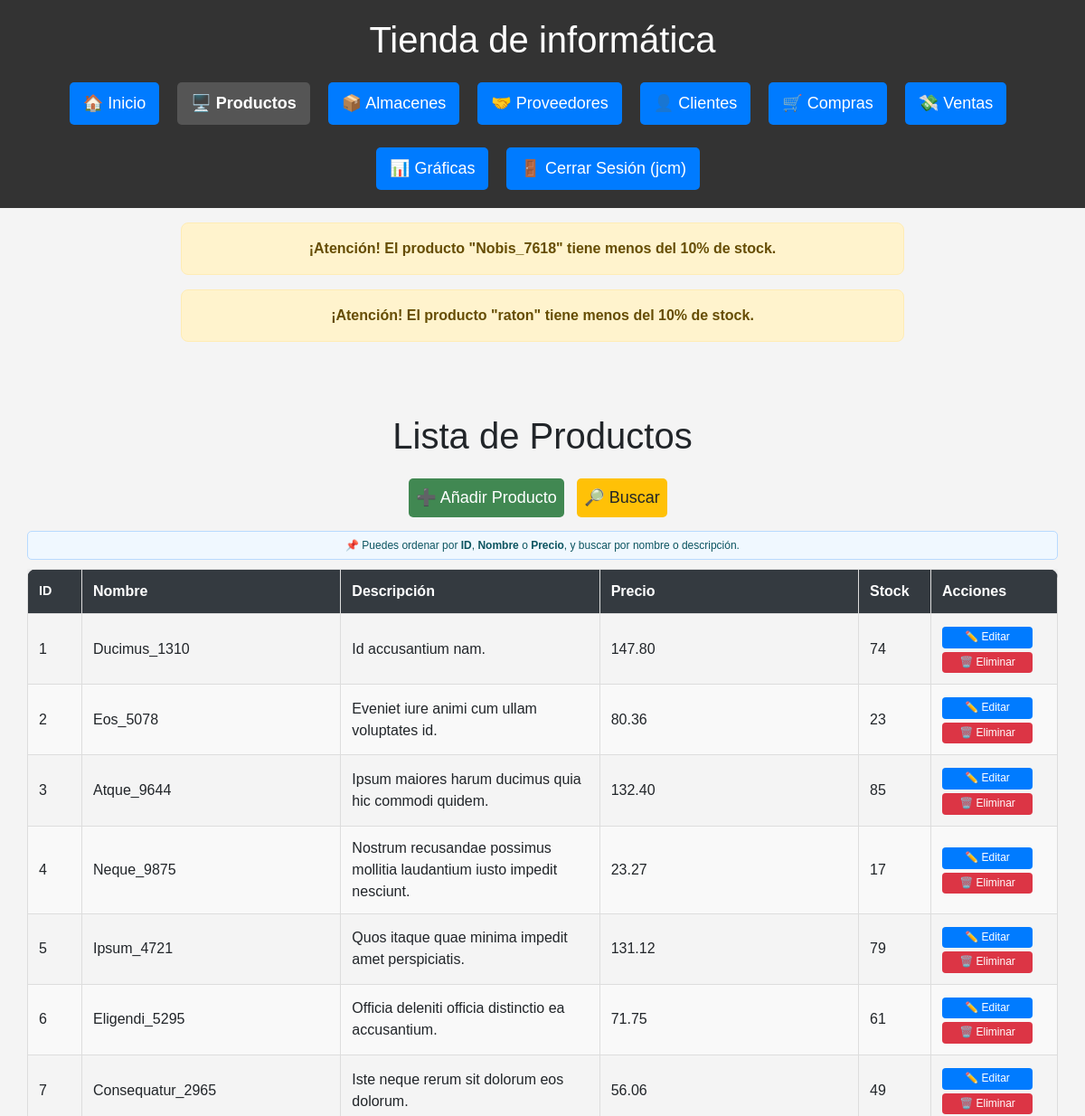
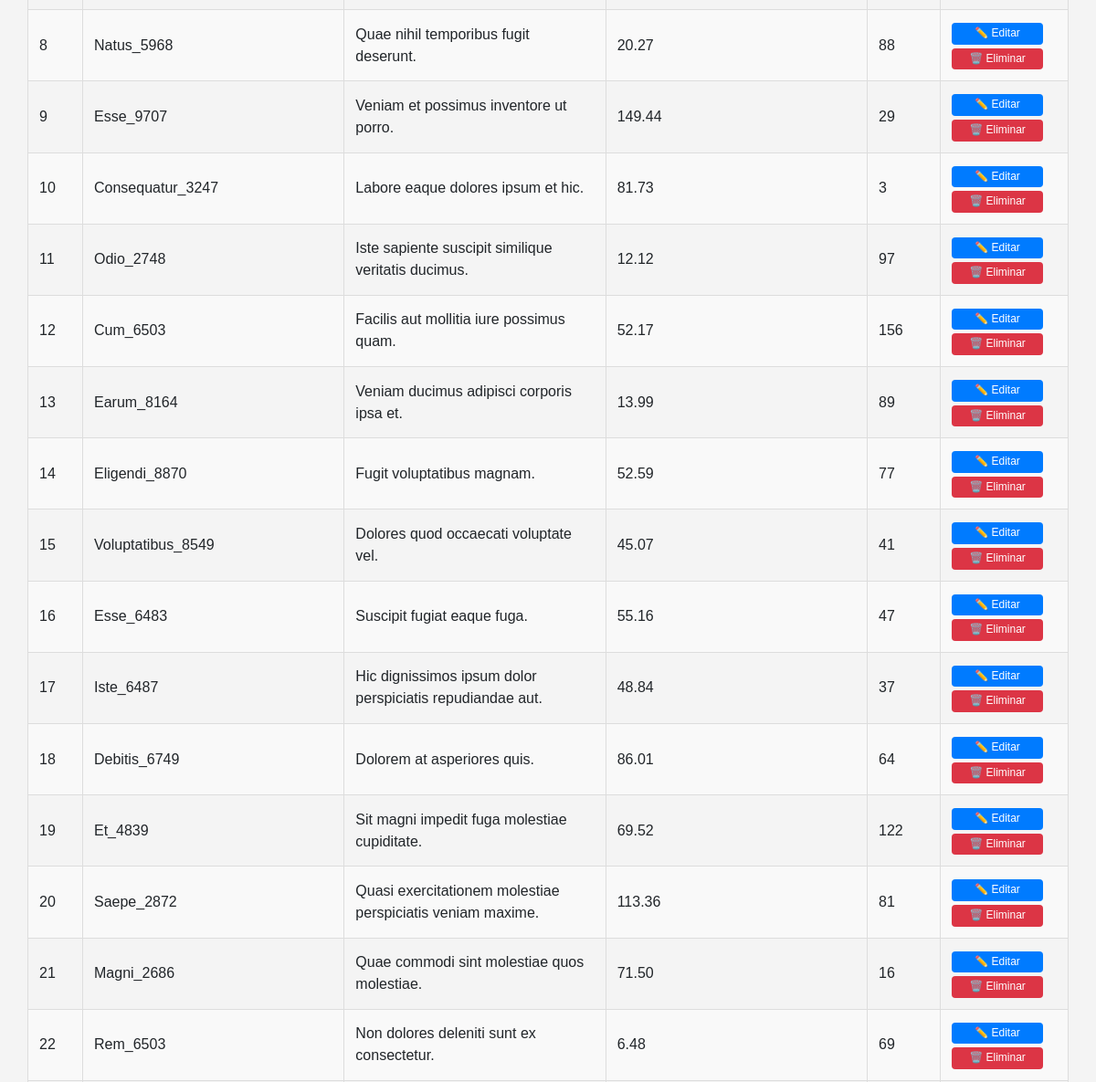
Before: /productos (signed in, upper part) with the older database file (2 pictures, top to bottom).
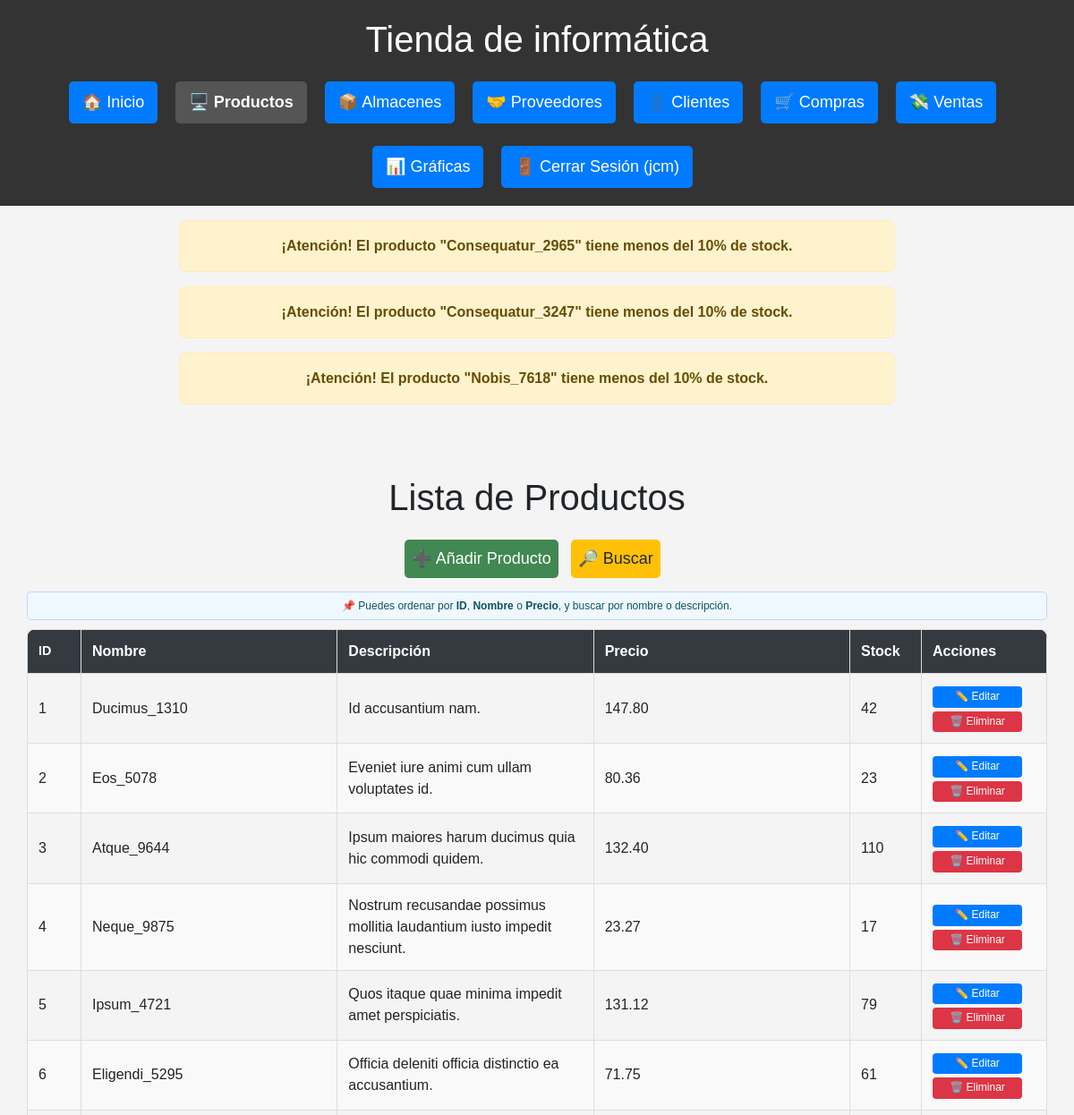
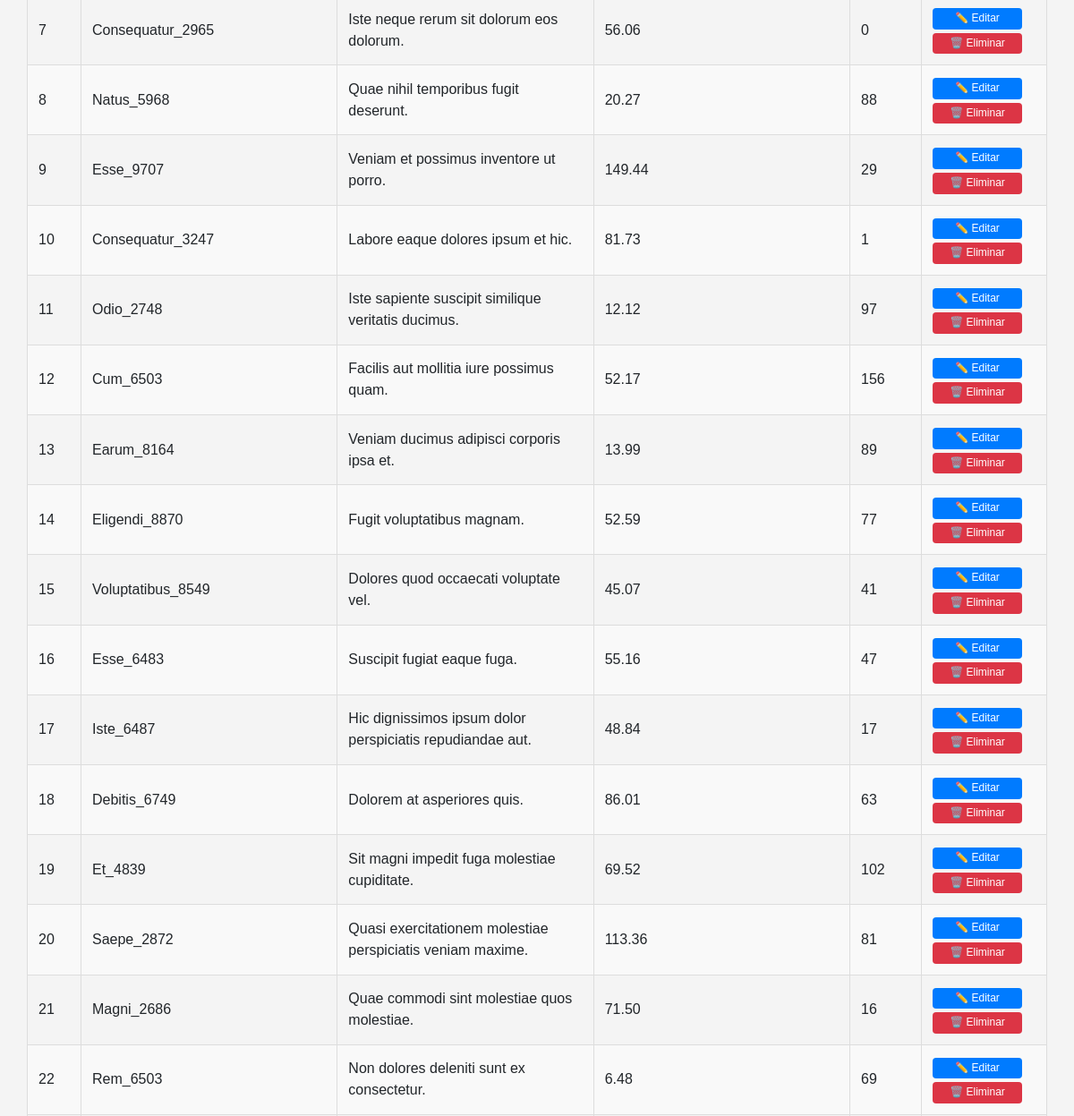
After: the same page with the newer database file (2 pictures, top to bottom).
### db.py (models this page shows)
class Producto(Base):
    __tablename__ = "Producto"
    id = Column(Integer, primary_key=True)
    nombre = Column(String(150), unique=True, nullable=False)
    descripcion = Column(Text)
    categoria_id = Column(Integer, ForeignKey('Categoria.id'), nullable=True)
    precio = Column(Numeric(10, 2), nullable=False)
    stock = Column(Integer, default=0)
    cantidad_total = Column(Integer, default=30)
    fecha_creacion = Column(DateTime, default=func.now())
    categoria = relationship('Categoria', backref=backref('productos', lazy=True))
    ventas = relationship("DetalleVenta", back_populates="producto")

### routes/productos.py (the view)
@productos_bp.route('/productos')
@login_required
def ver_productos():
    verificar_stock_bajo()
    orden = request.args.get("orden", "id")
    direccion = request.args.get("direccion", "asc")
    nombre = request.args.get("nombre", "")
    pagina = int(request.args.get("pagina", 1))
    por_pagina = 30
    query = sesion.query(Producto)
    if nombre:
        query = query.filter(
            (Producto.nombre.ilike(f"%{nombre}%")) |
            (Producto.descripcion.ilike(f"%{nombre}%"))
        )
    def aplicar_direccion(campo):
        return campo.desc() if direccion == "desc" else campo.asc()
    if orden == "nombre":
        query = query.order_by(aplicar_direccion(Producto.nombre))
    elif orden == "precio":
        query = query.order_by(aplicar_direccion(Producto.precio))
    else:
        query = query.order_by(aplicar_direccion(Producto.id))
    total_productos = query.count()
    productos = query.offset((pagina - 1) * por_pagina).limit(por_pagina).all()
    hay_anterior = pagina > 1
    hay_siguiente = (pagina * por_pagina) < total_productos
    return render_template(
        "producto/productos.html",
        productos=productos,
        orden=orden,
        direccion=direccion,
        nombre=nombre,
        pagina=pagina,
        hay_anterior=hay_anterior,
        hay_siguiente=hay_siguiente
    )

### db.py (called while the page is built)
def login_required(f):
    @wraps(f)
    def decorated_function(*args, **kwargs):
        if 'usuario' not in session:
            flash('Por favor, inicie sesión para acceder a esta página.', 'error')
            return redirect(url_for('login'))
        return f(*args, **kwargs)
    return decorated_function

### routes/productos.py (called while the page is built)
def verificar_stock_bajo():
    productos = sesion.query(Producto).all()
    for producto in productos:
        if producto.cantidad_total > 0:
            porcentaje = (producto.stock / producto.cantidad_total) * 100
            if porcentaje < 10:
                flash(f'¡Atención! El producto "{producto.nombre}" tiene menos del 10% de stock.', 'warning')

### templates/producto/productos.html (shortened to what this page needs)
{% extends 'base.html' %}
{% block content %}
<div class="container mt-4">
    <h1>Lista de Productos</h1>
    <div class="botones-superiores">
        <a href="{{ url_for('productos.nuevo_producto') }}" class="btn btn-add">➕ Añadir Producto</a>
        <a href="#form-busqueda-producto" class="btn btn-add btn-search">🔎 Buscar</a>
    </div>
    <div class="alerta-orden">
      📌 Puedes ordenar por <strong>ID</strong>, <strong>Nombre</strong> o <strong>Precio</strong>, y buscar por nombre o descripción.
    </div>
    <div class ="tabla-responive">
        <table class="tabla-estilizada">
            <thead>
            {% set nueva_direccion = 'desc' if direccion == 'asc' else 'asc' %}
                <tr>
                    <th class="col-id"><a href="{{ url_for('productos.ver_productos', orden='id', direccion=nueva_direccion) }}">ID
                    </a></th>
                    <th><a href="{{ url_for('productos.ver_productos', orden='nombre', direccion=nueva_direccion) }}">Nombre
                    </a></th>
                    <th>Descripción</th>
                    <th><a href="{{ url_for('productos.ver_productos', orden='precio', direccion=nueva_direccion) }}">Precio
                    </a></th>
                    <th class="col-stock">Stock</th>
                    <th class="col-acciones">Acciones</th>
                </tr>
            </thead>
        <tbody>
        {% for producto in productos %}
            <tr>
                <td>{{ producto.id }}</td>
                <td>{{ producto.nombre }}</td>
                <td>{{ producto.descripcion }}</td>
                <td>{{ producto.precio }}</td>
                <td>{{ producto.stock }}</td>
                <td>
                    <a href="{{ url_for('productos.editar_producto', id=producto.id) }}" class="btn-edit">✏️ Editar</a>
                    <form method="POST" action="{{ url_for('productos.eliminar_producto', id=producto.id) }}" class="form-delete">
                        <button type="submit" class="btn-delete" onclick="return confirm('¿Eliminar este producto?');">🗑️<span class="texto-btn"> Eliminar</button>
                    </form>
                </td>
            </tr>
        {% endfor %}
        </tbody>
    </table>
    </div>
</div>
{% endblock %}

Changed rows visible on the page:
changed Producto "Ducimus_1310": stock "74" → "42"
changed Producto "Atque_9644": stock "85" → "110"
changed Producto "Consequatur_2965": stock "49" → "0"
changed Producto "Consequatur_3247": stock "3" → "1"
changed Producto "Iste_6487": stock "37" → "17"
changed Producto "Debitis_6749": stock "64" → "63"
changed Producto "Et_4839": stock "122" → "102"
Other visible differences:
new list line: "¡Atención! El producto \"Consequatur_2965\" tiene menos del 10% de stock."
new list line: "¡Atención! El producto \"Consequatur_3247\" tiene menos del 10% de stock."
list line gone: "¡Atención! El producto \"raton\" tiene menos del 10% de stock."
